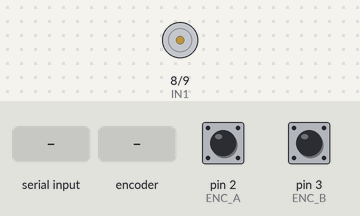
This sketch was run on a simulated Arduino Uno, built with avr-gcc and run on an emulated ATmega328P. Shown: motor-driver pin pairs drawn as motors (green arrow = first pin HIGH = forward, orange = second pin HIGH = backward, longer = more drive, scaled by the enable pin). The inputs (shaded band) are chosen by the test bench; at power-on: pin 2 (ENC_A) HIGH, pin 3 (ENC_B) HIGH. What the sketch prints to the serial monitor is not drawn.

Above: at 1.2 s.
1.3 s: "T90\n" received over Serial
At 4.0 s:
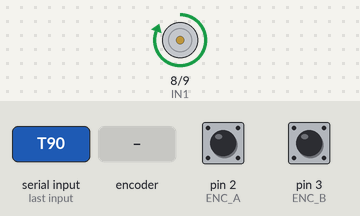
4.3 s: rotary encoder on pin 2 (ENC_A) / pin 3 (ENC_B) turned 1 step (first pin leading)
7.5 s: "T,45\n" received over Serial
At 8.7 s:
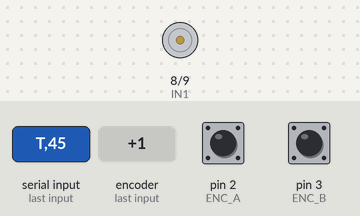
10.5 s: "T" received over Serial
At 13.2 s:
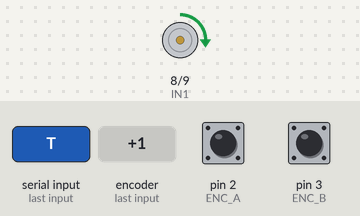
13.5 s: rotary encoder on pin 2 (ENC_A) / pin 3 (ENC_B) turned 2 steps (second pin leading)
At 15.0 s:
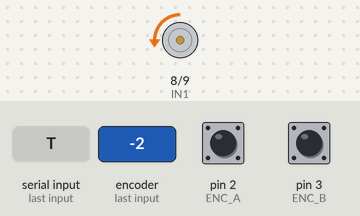
15.4 s: rotary encoder on pin 2 (ENC_A) / pin 3 (ENC_B) turned 1 step (first pin leading)
At 16.3 s:
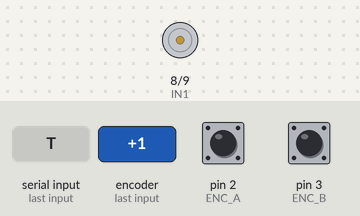
Timing chart, 0 to 18.1 s (numbered marks = the images above; inputs shaded):
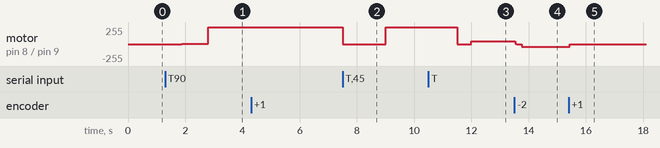

The sketch:

nonlinear_trajectory.ino
```cpp
/* =========================================================
   1-DOF ROBOT ARM – HYBRID CONTROL
   - Trajectory tracking (MOVE)
   - Dead-zone compensated PD (HOLD)
   ========================================================= */

#include <Arduino.h>

/* ===================== PINS ===================== */
const int ENC_A = 2;
const int ENC_B = 3;
const int IN1   = 8;
const int IN2   = 9;
const int ENA   = 10;

/* ===================== ENCODER ===================== */
volatile long encoderCount = 0;
void isrA() { encoderCount += (digitalRead(ENC_A) == digitalRead(ENC_B)) ? 1 : -1; }
void isrB() { encoderCount += (digitalRead(ENC_A) != digitalRead(ENC_B)) ? 1 : -1; }

/* ===================== ROBOT PARAMS ===================== */
const float a1 = 0.08162;
const float m1 = 0.119;
const float I1 = 9.73e-05;
const float M_eff = I1 + m1 * a1 * a1;

/* ===================== MOTOR (ESTIMATED) ===================== */
const float b1 = 0.8;
const float d1 = 0.1;

/* ===================== GAINS ===================== */
float Kp_move = 50.0;
float Kd_move = 10.0;

float Kp_hold = 30.0;
float Kd_hold = 4.0;

/* ===================== DEAD-ZONE ===================== */
const float V_DEAD = 2;   // minimum voltage to move motor

/* ===================== ENCODER ===================== */
const float CPR = 44.0;
const float gear = 44.727;
const float radPerCount = TWO_PI / (CPR * gear);

/* ===================== STATE ===================== */
float q = 0, dq = 0, last_q = 0;

/* ===================== TRAJECTORY ===================== */
float q0 = 0, qf = 0;
float qd = 0, dq_d = 0, ddq_d = 0;
float Ttraj = 1.5;
float t_traj = 0;

enum Mode { MOVE, HOLD };
Mode mode = HOLD;

/* ===================== TIMING ===================== */
unsigned long lastMicros;

/* ===================== MOTOR DRIVE ===================== */
void motorDrive(float V) {
  V = constrain(V, -12.0, 12.0);
  int pwm = abs(V) * 255.0 / 12.0;

  if (V > 0) { digitalWrite(IN1, HIGH); digitalWrite(IN2, LOW); }
  else if (V < 0) { digitalWrite(IN1, LOW); digitalWrite(IN2, HIGH); }
  else pwm = 0;

  analogWrite(ENA, pwm);
}

/* ===================== SETUP ===================== */
void setup() {
  Serial.begin(115200);

  pinMode(IN1, OUTPUT); pinMode(IN2, OUTPUT); pinMode(ENA, OUTPUT);
  pinMode(ENC_A, INPUT_PULLUP); pinMode(ENC_B, INPUT_PULLUP);
  attachInterrupt(digitalPinToInterrupt(ENC_A), isrA, CHANGE);
  attachInterrupt(digitalPinToInterrupt(ENC_B), isrB, CHANGE);

  lastMicros = micros();
  Serial.println("Hybrid trajectory + hold controller ready");
}

/* ===================== LOOP ===================== */
void loop() {

  /* ---------- SERIAL ---------- */
  if (Serial.available()) {
    char c = Serial.read();
    if (c == 'T' || c == 't') {
      q0 = q;
      qf = Serial.parseFloat() * DEG_TO_RAD;
      t_traj = 0;
      mode = MOVE;
      Serial.println("Trajectory started");
    }
  }

  /* ---------- TIMING ---------- */
  unsigned long now = micros();
  float dt = (now - lastMicros) * 1e-6;
  if (dt < 0.002) return;
  lastMicros = now;

  /* ---------- STATE ---------- */
  long c;
  noInterrupts(); c = encoderCount; interrupts();
  q = c * radPerCount;
  dq = (q - last_q) / dt;
  last_q = q;

  float V = 0;

  /* ---------- MOVE MODE ---------- */
  if (mode == MOVE) {
    t_traj += dt;
    float s = constrain(t_traj / Ttraj, 0.0, 1.0);

    qd = q0 + (qf - q0) * (3*s*s - 2*s*s*s);
    dq_d = (6*(qf - q0)/Ttraj) * (s - s*s);
    ddq_d = (6*(qf - q0)/(Ttraj*Ttraj)) * (1 - 2*s);

    float e  = qd - q;
    float ed = dq_d - dq;

    float v = ddq_d + Kp_move*e + Kd_move*ed;
    V = (M_eff*v + d1*dq) / b1;

    if (s >= 1.0) {
      mode = HOLD;
    }
  }

  /* ---------- HOLD MODE ---------- */
  else {
    float e  = qf - q;
    float ed = -dq;

    V = Kp_hold*e + Kd_hold*ed;

    // dead-zone compensation
    if (fabs(e) > 0.5 * DEG_TO_RAD && fabs(V) < V_DEAD) {
      V = copysign(V_DEAD, V);
    }
  }

  motorDrive(V);

  /* ---------- DEBUG ---------- */
  Serial.print("q: "); Serial.print(q * RAD_TO_DEG, 2);
  Serial.print(" V: "); Serial.print(V, 2);
  Serial.print(" mode: "); Serial.println(mode == MOVE ? "MOVE" : "HOLD");
}
```

Measured:
- after the input at 1.3 s, motor on pin 8 (IN1) / pin 9 (IN2): stopped → forward 1/255 after 0.58 s, → forward 255/255 0.92 s later
- after the input at 7.5 s, motor on pin 8 (IN1) / pin 9 (IN2): forward 255/255 → stopped at once, → forward 255/255 1.5 s later
- after the input at 10.5 s, motor on pin 8 (IN1) / pin 9 (IN2): forward 255/255 → stopped after 1.0 s, → forward 42/255 0.50 s later
- after the input at 13.5 s, motor on pin 8 (IN1) / pin 9 (IN2): forward 42/255 → stopped at once, → backward 42/255 0.17 s later
- after the input at 15.4 s, motor on pin 8 (IN1) / pin 9 (IN2): backward 42/255 → stopped at once
